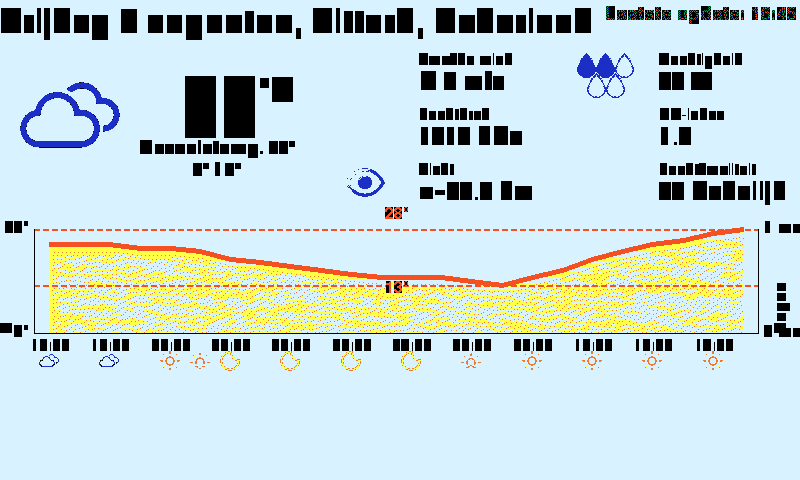
#> input picture Mock-Display/capture_20260807_164952.png, 800 x 480 px
$ python -i mock_render.py   (imports and definitions only)
#> lines starting #> are read from the running program, lines starting #| are printed output that depends on the picture
#!/usr/bin/env python3
"""Renders a preview of what the weather display actually looks like, using
real live Open-Meteo data and this project's real v1 design - not a
generic placeholder like dev_server.py's palette-swatch image.

This is a Python/Pillow reimplementation of the render pipeline
(weather/open_meteo.cpp -> canvas.cpp -> widgets/*.cpp -> palette.h/dither.cpp),
not the firmware itself - there's no host build of the ESP32-Arduino C++
(see tools/dev_server.py's docstring for why). It exists purely to answer
"what would this actually look like" without hardware:

- Layout regions, Dutch labels/formatting, weather-code->icon mapping,
  data-point content, and the v1 simplification (text data points instead
  of hand-drawn gauges, see README decision #3) all match the C++ exactly.
- Chart and forecast-card drawing are ported from InkyPiZero's own
  chart.py/forecast.py (this project's reference implementation) rather
  than re-derived, since chart.cpp/forecast.cpp are themselves faithful
  ports of those - not simplified like the gauges are.
- Text uses Arial/Arial Bold (whatever Pillow can find), not the firmware's
  actual U8g2 bitmap fonts or InkyPiZero's Jost - a font swap doesn't
  change the layout math, so this is a legitimate stand-in for "does the
  design work", not a fidelity claim about exact typography.
- The final image is quantized to the real 7-color ACeP palette with
  Floyd-Steinberg dithering (Pillow's own quantize(), the same algorithm
  dither.cpp reimplements and the same one Pimoroni's `inky` library uses),
  so what you see is what the panel would actually show.

Usage:
    python tools/mock_render.py [--lat 51.0004365] [--lon 5.8993687]

Saves two images into Mock-Display/ (never overwritten - see that folder's
README): "<ts>_true.png" (full RGB, before quantization) and
"<ts>_panel.png" (dithered to the 7-color palette - what the device
actually shows).
"""
import argparse
import json
import math
import os
import sys
import time
import urllib.request
from datetime import datetime

try:
    from PIL import Image, ImageDraw, ImageFont
except ImportError:
    print("mock_render.py requires Pillow: pip install pillow", file=sys.stderr)
    sys.exit(1)

try:
    from astral import moon as astral_moon
except ImportError:
    astral_moon = None  # moon phase icons just get skipped if astral isn't installed

SCRIPT_DIR = os.path.dirname(os.path.abspath(__file__))
REPO_ROOT = os.path.dirname(SCRIPT_DIR)
ICON_DIR = os.path.join(REPO_ROOT, "assets", "icons")
MOCK_DISPLAY_DIR = os.path.join(REPO_ROOT, "Mock-Display")

# ---- Config defaults, matching include/config.h ----
DEFAULT_LAT = 51.0004365
DEFAULT_LON = 5.8993687
UNITS = "metric"
TIME_FORMAT = "24h"
FORECAST_DAYS = 7
GRAPH_ICON_STEP = 2
SHOW_MOON_PHASE = False
BG_COLOR = (0xFF, 0xFF, 0xFF)  # white - matches include/config.h; dithers cleanly, unlike a pastel
TEXT_COLOR = (0, 0, 0)

# ---- Palette, matching src/palette.h's kRgb (Pimoroni's measured panel
# colors, not idealized primaries) ----
PALETTE = [
    (0, 0, 0), (217, 242, 255), (3, 124, 76), (27, 46, 198),
    (245, 80, 34), (255, 255, 68), (239, 121, 44),
]

# ---- Layout, matching src/layout.h ----
CANVAS_W, CANVAS_H = 800, 480
HEADER = (0, 6, 800, 34)
TODAY = (0, HEADER[1] + HEADER[3] + 6, 800, 165)
CURRENT_TEMPERATURE = (TODAY[0], TODAY[1], 320, TODAY[3])
DATA_POINTS = (320, TODAY[1], 480, TODAY[3])
CHART_AREA = (0, TODAY[1] + TODAY[3] + 6, 800, 150)
FORECAST_ROW = (0, CHART_AREA[1] + CHART_AREA[3] + 8, 800, 95)
DATA_POINT_COLS, DATA_POINT_ROWS = 2, 3
DATA_POINT_ICON_FRACTION = 0.38


def region_right(r):
    return r[0] + r[2]


def region_bottom(r):
    return r[1] + r[3]


# [10 lines left out: functions data_point_cell, forecast_card, not called in this run]


# ---- Dutch formatting, matching src/weather/open_meteo.cpp ----
WEEKDAYS = ["maandag", "dinsdag", "woensdag", "donderdag", "vrijdag", "zaterdag", "zondag"]
WEEKDAYS_ABBR = ["ma", "di", "wo", "do", "vr", "za", "zo"]
MONTHS = ["januari", "februari", "maart", "april", "mei", "juni",
          "juli", "augustus", "september", "oktober", "november", "december"]


def format_date_nl(dt):
    s = f"{WEEKDAYS[dt.weekday()]} {dt.day} {MONTHS[dt.month - 1]}"
    return s[0].upper() + s[1:]


# [16 lines left out: function map_weather_code_to_icon, not called in this run]


def wind_direction_nl(deg):
    dirs = ["N", "NO", "O", "ZO", "Z", "ZW", "W", "NW"]
    return dirs[round(deg / 45) % 8]


# [11 lines left out: function beaufort_nl, not called in this run]


def aqi_scale_nl(aqi):
    scale = ["Goed", "Redelijk", "Matig", "Slecht", "Zeer slecht", "Extreem slecht"]
    return scale[min(int(aqi // 20), 5)]


def humidity_drop_count(humidity):
    return min(5, max(1, math.ceil(humidity / 20)))


# ---- Fetch (same endpoints/params as weather/open_meteo.cpp) ----

# [148 lines left out: functions http_get_json, fetch_weather, fetch_aqi, fetch_location_name, value_at_hour, parse_snapshot, not called in this run]


# ---- Icons ----

_icon_cache = {}


# [20 lines left out: function load_icon, not called in this run]


# ---- Fonts ----

def load_font(bold, size):
    candidates = (
        ["C:/Windows/Fonts/arialbd.ttf", "C:/Windows/Fonts/segoeuib.ttf"] if bold
        else ["C:/Windows/Fonts/arial.ttf", "C:/Windows/Fonts/segoeui.ttf"]
    )
    for path in candidates:
        if os.path.exists(path):
            return ImageFont.truetype(path, size)
    return ImageFont.load_default()


# ---- Drawing: header + current conditions + data points (canvas.cpp / widgets/data_points.cpp) ----

def draw_header(draw, data):
    font_date = load_font(True, 22)
    font_refresh = load_font(True, 14)
    text = data["current_date"]
    if data.get("location"):
        text += f", {data['location']}"
    draw.text((HEADER[0], region_bottom(HEADER)), text, font=font_date, fill=TEXT_COLOR, anchor="lb")
    draw.text((region_right(HEADER) - 4, HEADER[1]), f"Laatste update: {data['last_refresh']}",
               font=font_refresh, fill=(51, 51, 51), anchor="ra")


# [65 lines left out: functions draw_current_conditions, draw_humidity_drops, draw_data_points, not called in this run]


# ---- Drawing: chart (ported from InkyPiZero's widgets/chart.py - see module docstring) ----

ORANGE, BLUE, FILL_YELLOW = (230, 81, 0), (13, 71, 161), (252, 204, 5)
CHART_LEFT, CHART_RIGHT, CHART_TOP, CHART_BOTTOM, CHART_ICON = 34, 42, 12, 34, 20


# [92 lines left out: functions _vertical_text, draw_chart, not called in this run]


# ---- Drawing: forecast row (ported from InkyPiZero's widgets/forecast.py) ----

CARD_BORDER, CARD_FILL = (90, 156, 90), (227, 241, 227)


# [20 lines left out: function draw_forecast_row, not called in this run]


# ---- Top-level render + palette quantization ----

def render(data):
    image = Image.new("RGB", (CANVAS_W, CANVAS_H), BG_COLOR)
    draw = ImageDraw.Draw(image)
    draw_header(draw, data)
    draw_current_conditions(image, draw, data)
    draw_data_points(image, draw, data)
    draw_chart(image, data)
    draw_forecast_row(image, data)
    return image


# [44 lines left out: functions quantize_to_panel, timestamped_path, main, not called in this run]


# [2 lines not run here, left out]

>>> import cv2
>>> picture = cv2.imread('../Mock-Display/capture_20260807_164952.png', cv2.IMREAD_GRAYSCALE)
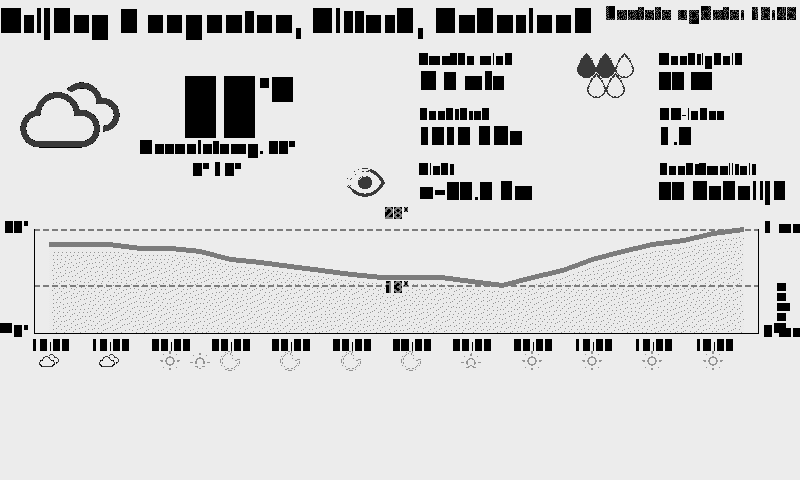
#> picture: shape (480, 800); min 0, max 236, mean 211.1
>>> result = render(picture)
#> in render, `image = Image.new("RGB", (CANVAS_W, CANVAS_H), BG_COLOR)`: image: PIL image 800x480 RGB; every value is 255
#> (the run stopped early here; a loop or call above may not have finished)

$ run again, on Mock-Display/capture_20260807_170917.png
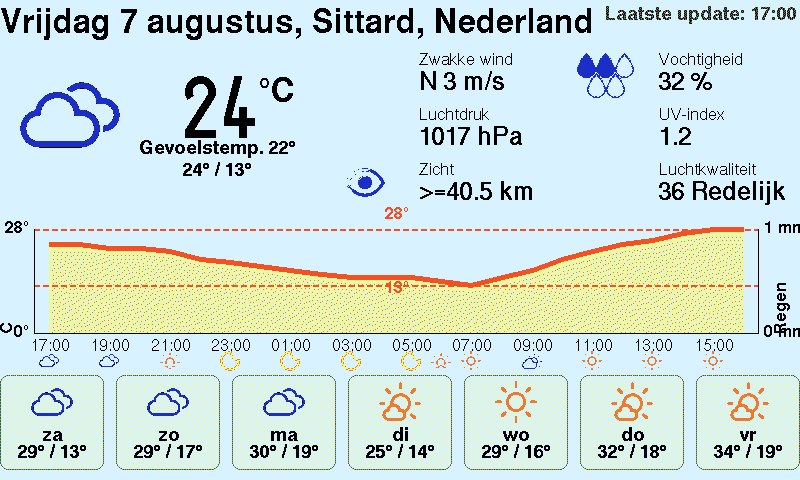
#> input picture Mock-Display/capture_20260807_170917.png, 800 x 480 px
#> `picture = cv2.imread('../Mock-Display/capture_20260807_164952.png', cv..`:
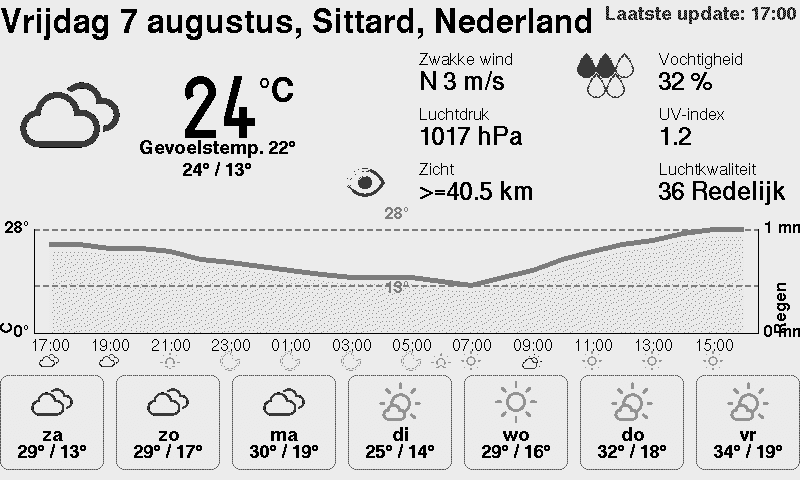
#> picture: shape (480, 800); min 0, max 236, mean 217.6
#> image: PIL image 800x480 RGB; every value is 255

$ run again, on Mock-Display/mockrender_panel_20260807_153512.png
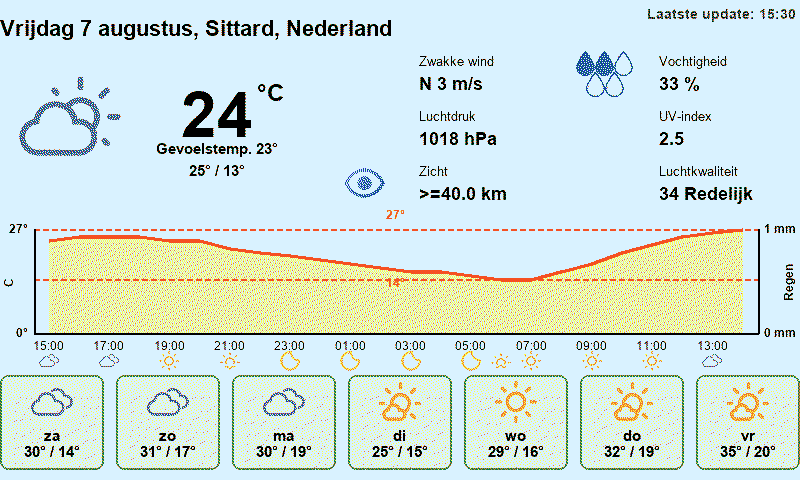
#> input picture Mock-Display/mockrender_panel_20260807_153512.png, 800 x 480 px
#> `picture = cv2.imread('../Mock-Display/capture_20260807_164952.png', cv..`:
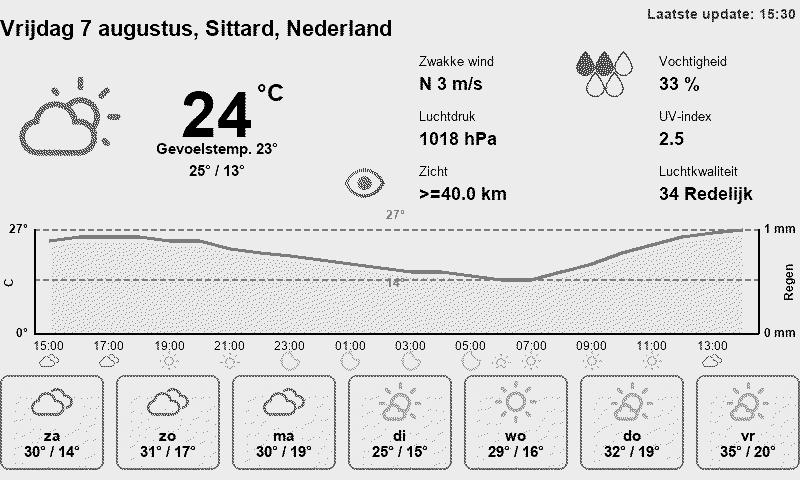
#> picture: shape (480, 800); min 0, max 236, mean 222.1
#> image: PIL image 800x480 RGB; every value is 255
